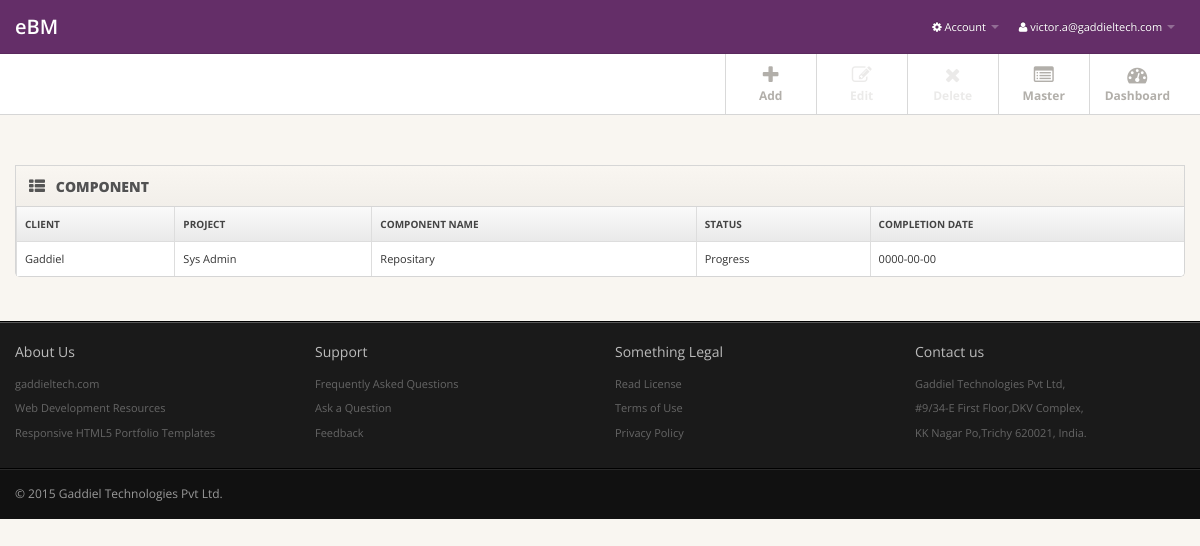
The app's page /component/component.php (signed in) with its own data.
### tables this page shows
CREATE TABLE `ebm_client` (
  `CREATED_BY` varchar(60) NOT NULL DEFAULT '-1',
  `CREATED_DATE` date NOT NULL DEFAULT '0000-00-00',
  `UPDATED_BY` varchar(60) NOT NULL DEFAULT '-1',
  `UPDATED_DATE` timestamp NOT NULL DEFAULT CURRENT_TIMESTAMP ON UPDATE CURRENT_TIMESTAMP,
  `ID` int(10) NOT NULL AUTO_INCREMENT,
  `CLIENT_NAME` varchar(60) NOT NULL,
  `DESCRIPTION` varchar(260) DEFAULT NULL,
  UNIQUE KEY `CLIENT_NAME` (`CLIENT_NAME`),
  KEY `ID` (`ID`)
);

CREATE TABLE `ebm_project` (
  `CREATED_BY` varchar(60) NOT NULL DEFAULT '-1',
  `CREATED_DATE` date NOT NULL DEFAULT '0000-00-00',
  `UPDATED_BY` varchar(60) NOT NULL DEFAULT '-1',
  `UPDATED_DATE` timestamp NOT NULL DEFAULT CURRENT_TIMESTAMP ON UPDATE CURRENT_TIMESTAMP,
  `ID` int(10) NOT NULL AUTO_INCREMENT,
  `CLIENT_ID` int(10) NOT NULL,
  `PROJECT_NAME` varchar(60) NOT NULL,
  `DESCRIPTION` varchar(260) DEFAULT NULL,
  `STATUS_ID` int(10) NOT NULL,
  `DEADLINE` date NOT NULL,
  PRIMARY KEY (`ID`),
  KEY `CLIENT_ID` (`CLIENT_ID`),
  KEY `STATUS_ID` (`STATUS_ID`)
);

CREATE TABLE `ebm_wt_component` (
  `CREATED_BY` varchar(60) DEFAULT '-1',
  `CREATED_DATE` date NOT NULL DEFAULT '0000-00-00',
  `UPDATED_BY` varchar(60) DEFAULT '-1',
  `UPDATED_DATE` timestamp NOT NULL DEFAULT CURRENT_TIMESTAMP ON UPDATE CURRENT_TIMESTAMP,
  `COMP_ID` int(10) NOT NULL AUTO_INCREMENT,
  `COMP_NAME` varchar(60) NOT NULL,
  `COMPLETION_DATE` date NOT NULL DEFAULT '0000-00-00',
  `CLIENT_ID` int(10) DEFAULT NULL,
  `PROJECT_ID` int(10) DEFAULT NULL,
  `STATUS_ID` varchar(60) NOT NULL,
  PRIMARY KEY (`COMP_ID`),
  KEY `CLIENT_ID` (`CLIENT_ID`),
  KEY `PROJECT_ID` (`PROJECT_ID`),
  KEY `STATUS_ID` (`STATUS_ID`)
);

CREATE TABLE `ebm_status` (
  `CREATED_BY` varchar(60) NOT NULL DEFAULT '-1',
  `CREATED_DATE` date NOT NULL DEFAULT '0000-00-00',
  `UPDATED_BY` varchar(60) NOT NULL DEFAULT '-1',
  `UPDATED_DATE` timestamp NOT NULL DEFAULT CURRENT_TIMESTAMP ON UPDATE CURRENT_TIMESTAMP,
  `ID` int(10) NOT NULL AUTO_INCREMENT,
  `STATUS` varchar(60) NOT NULL,
  KEY `ID` (`ID`)
);

### component/component.php (the view, shortened to what this page needs)
<?php include('../include/header.php'); ?>
<div class="subnavbar">
<div class="subnavbar-inner">
		<div class="container">
			<ul class="mainnav  pull-right">
			<li>
					<a href="#myModal" data-toggle="modal">
						<i class=" icon-plus "></i>
						<span>Add</span>
					</a>
				</li>
				<li>
                    <a  id="editIconIdDisable" >
						<i class="icon-edit " disabled="disabled"></i>
						<span class="txtdisable">Edit</span>
					</a>
				</li>
					<li>
					<a id="deleteIconIdDisabled" >
						<i class="icon-remove" disabled="disabled"  ></i>
						<span class="txtdisable">Delete</span>
					</a>
				</li>
				<li>
                <a  href="../dashboard/master.php" class="shortcut " >
						<i class="shortcut-icon icon-list-alt" ></i>
						<span id ="divShowId" class="shortcut-label">Master</span>
				</a>
                 </li>
				<li>
					<a href="../dashboard/dashboard.php">
						<i class="icon-dashboard"></i>
						<span>Dashboard</span>
					</a>
				</li>
			</ul>
		</div>
	</div>
</div>
<div class="main">
  <div class="main-inner">
    <div class="container">
      <div class="row">
	   <div class="span12">
	   </div>
        <div class="span12">
          <div class="widget widget-table action-table">
            <div class="widget-header"> <i class="icon-th-list"></i>
              <h3>COMPONENT</h3>
            </div>
            <div class="widget-content">
              <table class="table table-bordered mytable1">
                <thead>
                  <tr>
                    <th>CLIENT</th>
                    <th>PROJECT</th>
                    <th>COMPONENT NAME</th>
                    <th>STATUS</th>
                    <th>COMPLETION DATE</th>
                  </tr>
                </thead>
                <tbody>
                  <?php
				$pdo = Database::connect();
				$pdo->setAttribute(PDO::ATTR_ERRMODE, PDO::ERRMODE_EXCEPTION);
				$result = $pdo->prepare("SELECT com.COMP_ID COMP_ID,cli.CLIENT_NAME CLIENT_NAME,prj.PROJECT_NAME PROJECT_NAME,com.COMP_NAME COMP_NAME,sta.STATUS STATUS,com.COMPLETION_DATE COMPLETION_DATE FROM ebm_client cli,ebm_project prj,ebm_wt_component com,ebm_status sta WHERE sta.ID=com.STATUS_ID AND prj.ID=com.PROJECT_ID AND cli.ID=prj.CLIENT_ID ORDER BY COMP_ID DESC");
				$result->execute();
				while($row = $result->fetch()){
				?>
					<tr >
					<td><?php  echo $row['CLIENT_NAME'];?> </td>
					<td><?php  echo $row['PROJECT_NAME'];?> </td>
					<td><?php  echo $row['COMP_NAME'];?> </td>
					<td><?php  echo $row['STATUS'];?></td>
					<td><?php  echo $row['COMPLETION_DATE'];?><?php } ?></td>
					</tr>
        		</tbody>
              </table>
		    </div>
          </div>
		 </div>
		</div>
    </div>
  </div>
</div>
 <?php include('../include/footer.php'); ?>

### resources/css/style.css (style rules this page uses)
body { background: #f9f6f1; font: 11px/1.7em 'Open Sans'; }
.table td { vertical-align: middle; }
.table-bordered th { background: #E9E9E9; background:-moz-linear-gradient(top, #FAFAFA 0%, #E9E9E9 100%); background:-webkit-gradient(linear, left top, left bottom, color-stop(0%,#FAFAFA), color-stop(100%,#E9E9E9)); background:-webkit-linear-gradient(top, #FAFAFA 0%,#E9E9E9 100%); background:-o-linear-gradient(top, #FAFAFA 0%,#E9E9E9 100%); background:-ms-linear-gradient(top, #FAFAFA 0%,#E9E9E9 100%); background:linear-gradient(top, #FAFAFA 0%,#E9E9E9 100%); filter: progid:DXImageTransform.Microsoft.gradient(startColorstr='#FAFAFA', endColorstr='#E9E9E9'); -ms-filter: "progid:DXImageTransform.Microsoft.gradient(startColorstr='#FAFAFA', endColorstr='#E9E9E9')"; font-size: 10px; color: #444; text-transform: uppercase; }
.subnavbar { margin-bottom: 2.5em; }
.subnavbar-inner { height: 60px; background: #fff; border-bottom: 1px solid #d6d6d6; }
.subnavbar .container > ul { display: inline-block; height: 80px; padding: 0; margin: 0; }
.subnavbar .container > ul > li { float: left; min-width: 90px; height: 60px; padding: 0; margin: 0; text-align: center; list-style: none; border-left: 1px solid #d9d9d9; }
.subnavbar .container > ul > li > a { display: block; height: 100%; padding: 0 15px; font-size: 12px; font-weight: bold; color: #b2afaa; }
.subnavbar .container > ul > li > a > i { display: inline-block; width: 24px; height: 24px; margin-top: 11px; margin-bottom: -3px; font-size: 20px; }
.subnavbar .container > ul > li > a > span { display: block; }
.main { padding-bottom: 2em; border-bottom: 1px solid #000; }
.widget { position: relative; clear: both; width: auto; margin-bottom: 2em; overflow: hidden; }
.widget-header { position: relative; height: 40px; line-height: 40px; background: #f9f6f1; background:-moz-linear-gradient(top, #f9f6f1 0%, #f2efea 100%); background:-webkit-gradient(linear, left top, left bottom, color-stop(0%,#f9f6f1), color-stop(100%,#f2efea)); background:-webkit-linear-gradient(top, #f9f6f1 0%,#f2efea 100%); background:-o-linear-gradient(top, #f9f6f1 0%,#f2efea 100%); background:-ms-linear-gradient(top, #f9f6f1 0%,#f2efea 100%); background:linear-gradient(top, #f9f6f1 0%,#f2efea 100%); filter: progid:DXImageTransform.Microsoft.gradient(startColorstr='#f9f6f1', endColorstr='#f2efea'); -ms-filter: "progid:DXImageTransform.Microsoft.gradient(startColorstr='#f9f6f1', endColorstr='#f2efea')"; border: 1px solid #d6d6d6; -webkit-background-clip: padding-box; }
.widget-header h3 { position: relative; top: 2px; left: 10px; display: inline-block; margin-right: 3em; font-size: 14px; font-weight: 800; color: #525252; line-height: 18px; text-shadow: 1px 1px 2px rgba(255,255,255,.5); }
.widget-header [class^="icon-"], .widget-header [class*=" icon-"] { display: inline-block; margin-left: 13px; margin-right: -2px; font-size: 16px; color: #555; vertical-align: middle; }
.widget-content { padding: 20px 15px 15px; background: #FFF; border: 1px solid #D5D5D5; -moz-border-radius: 5px; -webkit-border-radius: 5px; border-radius: 5px; }
.widget-header+.widget-content { border-top: none; -webkit-border-top-left-radius: 0; -webkit-border-top-right-radius: 0; -moz-border-radius-topleft: 0; -moz-border-radius-topright: 0; border-top-left-radius: 0; border-top-right-radius: 0; }
.widget-content:before, .widget-content:after { content:""; display:table; }
.widget-content:after { clear:both; }
.widget-content { zoom:1; }
.widget-table .widget-content { padding: 0; }
.widget-table .table { margin-bottom: 0; border: none; }

### records on screen
ebm_client: CLIENT_NAME "Gaddiel", ebm_project.PROJECT_NAME "Sys Admin", ebm_wt_component.COMP_NAME "Repositary", ebm_status.STATUS "Progress", ebm_wt_component.COMPLETION_DATE "0000-00-00"

### other values on screen
$_SESSION['user'] "victor.a@gaddieltech.com"
